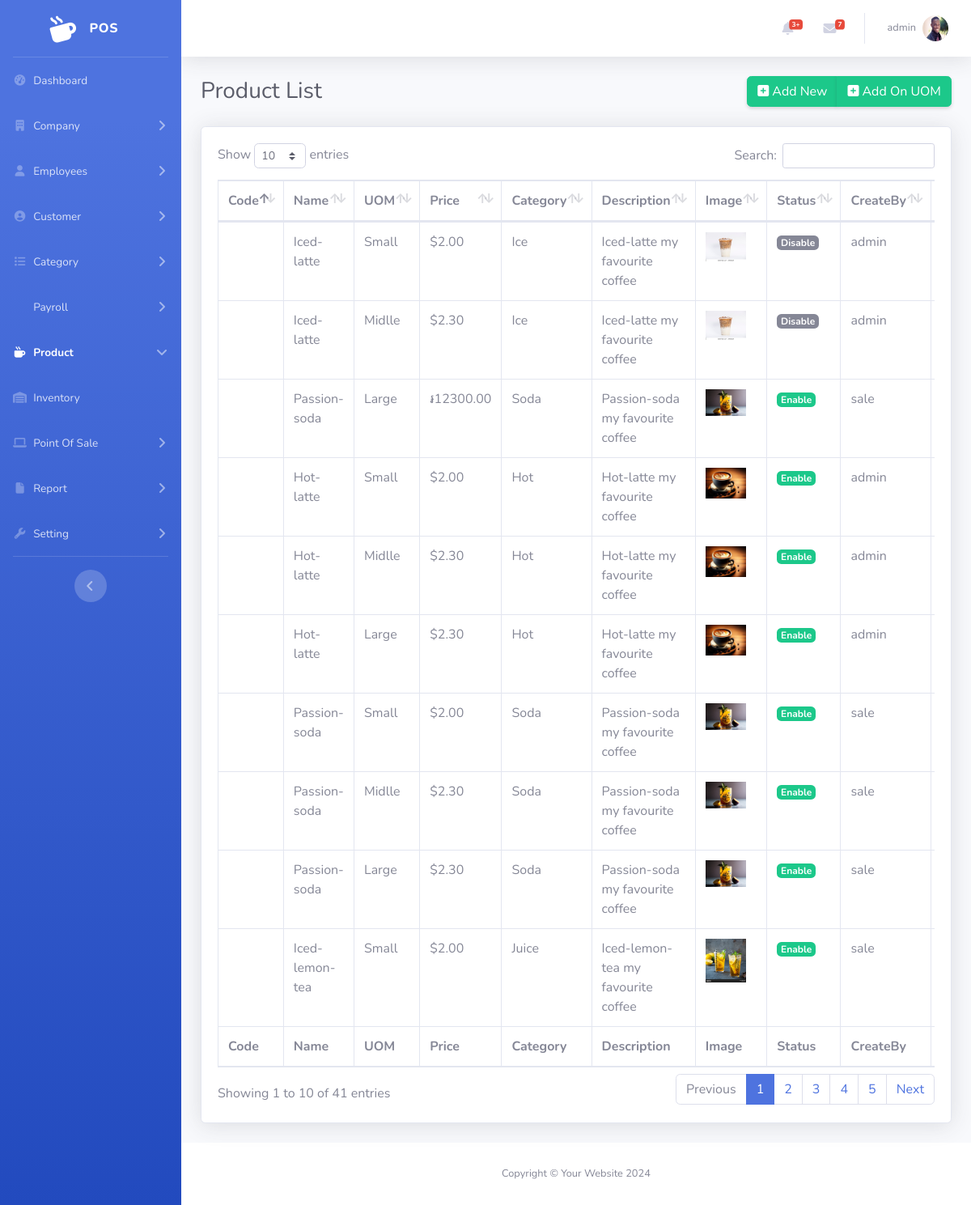
The page /admin/product-list.php (signed in) on the database its author committed.
### tables this page shows
CREATE TABLE `user` (
  `Id` int(11) NOT NULL,
  `OutletId` int(11) DEFAULT NULL,
  `EmployeeId` int(11) DEFAULT NULL,
  `RoleId` int(11) DEFAULT NULL,
  `Username` varchar(120) NOT NULL,
  `Password` varchar(255) NOT NULL,
  `ActivedAt` datetime DEFAULT NULL,
  `Status` tinyint(1) DEFAULT 1,
  `CreateBy` int(11) DEFAULT NULL,
  `CreateAt` timestamp NOT NULL DEFAULT current_timestamp(),
  `UpdateAt` datetime DEFAULT NULL
);

CREATE TABLE `employee` (
  `Id` int(11) NOT NULL,
  `OutletId` int(11) DEFAULT NULL,
  `Firstname` varchar(120) NOT NULL,
  `Lastname` varchar(120) NOT NULL,
  `Gender` tinyint(1) NOT NULL,
  `Dob` datetime DEFAULT NULL,
  `Email` varchar(120) DEFAULT NULL,
  `Tel` varchar(18) NOT NULL,
  `Salary` decimal(6,2) DEFAULT 0.00,
  `Currency` int(11) DEFAULT 1,
  `Position` varchar(120) NOT NULL,
  `Image` varchar(255) DEFAULT NULL,
  `Status` tinyint(1) DEFAULT 1,
  `JoinAT` datetime DEFAULT NULL,
  `ResignAt` datetime DEFAULT NULL,
  `ReasonResign` text DEFAULT NULL,
  `CreateBy` int(11) DEFAULT NULL,
  `CreateAt` timestamp NOT NULL DEFAULT current_timestamp(),
  `UpdateAt` datetime DEFAULT NULL
);

CREATE TABLE `productsku` (
  `Id` int(11) NOT NULL,
  `ProductId` int(11) DEFAULT NULL,
  `UomId` int(11) DEFAULT NULL,
  `Price` decimal(11,2) NOT NULL,
  `Currency` int(11) DEFAULT 1,
  `UpdateAt` datetime DEFAULT NULL,
  `del` tinyint(4) DEFAULT 1
);

CREATE TABLE `product` (
  `Id` int(11) NOT NULL,
  `ProCode` varchar(10) DEFAULT NULL,
  `CategoryId` int(11) DEFAULT NULL,
  `SkuId` int(11) NOT NULL,
  `Name` varchar(120) NOT NULL,
  `Description` text DEFAULT NULL,
  `Image` varchar(255) DEFAULT NULL,
  `Status` tinyint(1) DEFAULT 1,
  `CreateBy` int(11) DEFAULT NULL,
  `CreateAt` timestamp NOT NULL DEFAULT current_timestamp(),
  `UpdateAt` datetime DEFAULT NULL,
  `del` tinyint(4) DEFAULT 1
);

CREATE TABLE `uom` (
  `Id` int(11) NOT NULL,
  `Code` varchar(120) NOT NULL,
  `Name` varchar(120) DEFAULT NULL,
  `Remark` varchar(255) DEFAULT NULL,
  `Status` tinyint(1) DEFAULT 1,
  `CreateAt` timestamp NOT NULL DEFAULT current_timestamp(),
  `UpdateAt` datetime DEFAULT NULL
);

CREATE TABLE `currency` (
  `Id` int(11) NOT NULL,
  `Code` varchar(11) NOT NULL,
  `Name` varchar(11) NOT NULL,
  `Symbol` varchar(11) DEFAULT NULL,
  `Remark` varchar(100) DEFAULT NULL,
  `CreateBy` varchar(100) DEFAULT NULL,
  `CreateAt` timestamp NOT NULL DEFAULT current_timestamp(),
  `UpdateAt` datetime DEFAULT NULL
);

CREATE TABLE `category` (
  `Id` int(11) NOT NULL,
  `Name` varchar(120) NOT NULL,
  `Description` text DEFAULT NULL,
  `Image` varchar(255) DEFAULT NULL,
  `Status` tinyint(1) DEFAULT 1,
  `CreateBy` int(11) DEFAULT NULL,
  `CreateAt` timestamp NOT NULL DEFAULT current_timestamp(),
  `UpdateAt` datetime DEFAULT NULL
);

### admin/product-list.php (the view, shortened to what this page needs)
<?php
include('cn.php');
?>
<!DOCTYPE html>
<html lang="en">
<head>
    <link href="vendor/fontawesome-free/css/all.min.css" rel="stylesheet" type="text/css">
    <link rel="stylesheet" href="https://cdnjs.cloudflare.com/ajax/libs/font-awesome/6.5.2/css/all.min.css" />
    <link href="css/sb-admin-2.min.css" rel="stylesheet">
    <link href="vendor/datatables/dataTables.bootstrap4.min.css" rel="stylesheet">
</head>
<body id="page-top">
    <div id="wrapper">
        <?php include './include/sidebar.php' ?>
        <div id="content-wrapper" class="d-flex flex-column">
            <div id="content">
                <?php include './include/topbar.php' ?>
                <div class="container-fluid">
                    <div class="d-sm-flex align-items-center justify-content-between mb-4">
                        <h1 class="h3 mb-0 text-gray-800">Product List</h1>
                        <div class="btn-group" role="group" aria-label="Basic outlined example">
                            <a href="product.php" class="d-none d-sm-inline btn btn-success shadow-sm"><i class="fa fa-plus-square" aria-hidden="true"></i> Add New</a>
                            <a href="product-addOn-uom.php" class="d-none d-sm-inline btn btn-success shadow-sm"><i class="fa fa-plus-square" aria-hidden="true"></i> Add On UOM</a>
                        </div>
                    </div>
                    <div class="card shadow mb-4">
                        <div class="card-body">
                            <div class="table-responsive">
                                <table class="table table-bordered" id="dataTable" width="100%" cellspacing="0">
                                    <thead>
                                        <tr>
                                            <th>Code</th>
                                            <th>Name</th>
                                            <th>UOM</th>
                                            <th>Price</th>
                                            <th>Category</th>
                                            <th>Description</th>
                                            <th>Image</th>
                                            <th>Status</th>
                                            <th>CreateBy</th>
                                            <th>Action</th>
                                        </tr>
                                    </thead>
                                    <tfoot>
                                        <tr>
                                            <th>Code</th>
                                            <th>Name</th>
                                            <th>UOM</th>
                                            <th>Price</th>
                                            <th>Category</th>
                                            <th>Description</th>
                                            <th>Image</th>
                                            <th>Status</th>
                                            <th>CreateBy</th>
                                            <th>Action</th>
                                        </tr>
                                    </tfoot>
                                    <tbody>
                                        <?php
                                        $sqlPro = "SELECT * FROM `productsku`";
                                        $item = $conn->query($sqlPro);
                                        ?>
                                        <?php foreach ($item as $rowPro) :
                                            $product = $conn->query("SELECT * FROM `product` WHERE Id=" . $rowPro['ProductId'])->fetch_assoc();
                                            $Uom = $conn->query("SELECT * FROM `uom` WHERE Id=" . $rowPro['UomId'])->fetch_assoc();
                                            $Cate = $conn->query("SELECT * FROM `category` WHERE Id=" . $product['CategoryId'])->fetch_assoc();
                                            $CreateBy = $conn->query("SELECT * FROM `user` WHERE Id=" . $product['CreateBy'])->fetch_assoc();
                                            $Currency = $conn->query("SELECT * FROM `currency` WHERE Id=" . $rowPro['Currency'])->fetch_assoc();
                                        ?>
                                            <tr>
                                                <td><?= $product['ProCode'] ?></td>
                                                <td><?= $product['Name'] ?></td>
                                                <td><?= $Uom['Name'] ?></td>
                                                <td><?= $Currency['Symbol'] ?><?= $rowPro['Price'] ?></td>
                                                <td><?= $Cate['Name'] ?></td>
                                                <td><?= $product['Description'] ?></td>
                                                <td><img src="ImageProduct/<?= $product['Image'] ?>" alt="" width="50px"></td>
                                                <td>
                                                    <?php
                                                    if ($product['Status'] == 1) {
                                                        echo '<p><a href="statusPro.php?Id=' . $product['Id'] . '&Status=0" class="badge badge-lg badge-success text-white">Enable</a></p>';
                                                    } else {
                                                        echo '<p><a href="statusPro.php?Id=' . $product['Id'] . '&Status=1" class="badge badge-secondary badge-lg text-white">Disable</a></p>';
                                                    }
                                                    ?>
                                                </td>
                                                <td><?= $CreateBy['Username'] ?></td>
                                                <td>
                                                </td>
                                            </tr>
                                        <?php endforeach ?>
                                    </tbody>
                                </table>
                            </div>
                        </div>
                    </div>
                </div>
            </div>
            <?php include './include/footer.php' ?>
        </div>
    </div>
</body>
</html>

### admin/include/sidebar.php (shortened to what this page needs)
<?php
$current_page = basename($_SERVER['PHP_SELF']);
?>
<ul class="navbar-nav bg-gradient-primary sidebar sidebar-dark accordion " id="accordionSidebar" >
    <a class="sidebar-brand d-flex align-items-center justify-content-center" href="index.php">
        <div class="sidebar-brand-icon rotate-n-15">
            <i class="fas fa-mug-hot"></i>
        </div>
        <div class="sidebar-brand-text mx-3">POS</div>
    </a>
    <hr class="sidebar-divider my-0">
    <li class="nav-item <?php echo ($current_page == 'index.php') ? 'active' : ''; ?>">
        <a class="nav-link" href="index.php">
            <i class="fas fa-fw fa-tachometer-alt"></i>
            <span>Dashboard</span>
        </a>
    </li>
    <li class="nav-item <?php echo ($current_page == 'com-add.php' || $current_page == 'com-list.php') ? 'active' : ''; ?>">
        <a class="nav-link collapsed" href="#" data-toggle="collapse" data-target="#collapseCom" aria-expanded="true" aria-controls="collapseCom">
            <i class="fas fa-fw fa-building"></i>
            <span>Company</span>
        </a>
    </li>
    <li class="nav-item <?php echo ($current_page == 'emp-add.php' || $current_page == 'emp-list.php') ? 'active' : ''; ?>">
        <a class="nav-link collapsed" href="#" data-toggle="collapse" data-target="#collapseEmp" aria-expanded="true" aria-controls="collapseEmp">
            <i class="fas fa-fw fa-user"></i>
            <span>Employees</span>
        </a>
    </li>
    <li class="nav-item <?php echo ($current_page == 'cus-add.php' || $current_page == 'cus-list.php') ? 'active' : ''; ?>">
        <a class="nav-link collapsed" href="#" data-toggle="collapse" data-target="#collapseCus" aria-expanded="true" aria-controls="collapseCus">
            <i class="fas fa-fw fa-user-circle"></i>
            <span>Customer</span>
        </a>
    </li>
    <li class="nav-item <?php echo ($current_page == 'cate-add.php' || $current_page == 'cate-list.php') ? 'active' : ''; ?>">
        <a class="nav-link collapsed" href="#" data-toggle="collapse" data-target="#collapseCat" aria-expanded="true" aria-controls="collapsePro">
            <i class="fas fa-fw fa-list"></i>
            <span>Category</span>
        </a>
    </li>
    <li class="nav-item <?php echo ($current_page == 'cate-add.php' || $current_page == 'cate-list.php') ? 'active' : ''; ?>">
        <a class="nav-link collapsed" href="#" data-toggle="collapse" data-target="#collapsePayroll" aria-expanded="true" aria-controls="collapsePayroll">
            <span>Payroll</span>
        </a>
    </li>
    <li class="nav-item <?php echo ( $current_page == 'product.php' || $current_page == 'product-list.php' || $current_page == 'uom.php') ? 'active' : ''; ?>">
    <a class="nav-link" href="#" data-toggle="collapse" data-target="#collapsePro" aria-expanded="false" aria-controls="collapsePro">
        <i class="fas fa-fw fa-mug-hot"></i>
        <span>Product</span>
    </a>
</li>
    <li class="nav-item <?php echo ($current_page == 'inventory.php') ? 'active' : ''; ?>">
        <a class="nav-link collapsed" href="inventory.php">
            <i class="fas fa-fw fa-warehouse"></i>
            <span>Inventory</span>
        </a>
    </li>
    <li class="nav-item <?php echo ($current_page == 'user-list.php') ? 'active' : ''; ?>">
        <a class="nav-link collapsed" href="#" data-toggle="collapse" data-target="#collapsePOS" aria-expanded="true" aria-controls="collapseUtilities">
            <i class="fa fa-laptop" aria-hidden="true"></i>
            <span>Point Of Sale</span>
        </a>
    </li>
    <li class="nav-item <?php echo ($current_page == 'user-list.php') ? 'active' : ''; ?>">
        <a class="nav-link collapsed" href="#" data-toggle="collapse" data-target="#collapseSet1" aria-expanded="true" aria-controls="collapseUtilities">
            <i class="fas fa-fw fa-file"></i>
            <span>Report</span>
        </a>
    </li>
    <li class="nav-item <?php echo ($current_page == 'user-list.php') ? 'active' : ''; ?>">
        <a class="nav-link collapsed" href="#" data-toggle="collapse" data-target="#collapseSet" aria-expanded="true" aria-controls="collapseUtilities">
            <i class="fas fa-fw fa-wrench"></i>
            <span>Setting</span>
        </a>
    </li>
    <hr class="sidebar-divider">
    <div class="text-center d-none d-md-inline">
        <button class="rounded-circle border-0" id="sidebarToggle"></button>
    </div>
</ul>

### admin/include/topbar.php (shortened to what this page needs)
<?php
include('../admin/cn.php');
?>
<nav class="navbar navbar-expand navbar-light bg-white topbar mb-4 static-top shadow">
    <ul class="navbar-nav ml-auto">
        <li class="nav-item dropdown no-arrow mx-1">
            <a class="nav-link dropdown-toggle" href="#" id="alertsDropdown" role="button" data-toggle="dropdown" aria-haspopup="true" aria-expanded="false">
                <i class="fas fa-bell fa-fw"></i>
                <span class="badge badge-danger badge-counter">3+</span>
            </a>
        </li>
        <li class="nav-item dropdown no-arrow mx-1">
            <a class="nav-link dropdown-toggle" href="#" id="messagesDropdown" role="button" data-toggle="dropdown" aria-haspopup="true" aria-expanded="false">
                <i class="fas fa-envelope fa-fw"></i>
                <span class="badge badge-danger badge-counter">7</span>
            </a>
        </li>
        <?php
        $id = $_SESSION['session'];
        $sql = "SELECT * FROM `user` WHERE `Id` = '$id'";
        $rs = $conn->query($sql);
        $row = mysqli_fetch_assoc($rs);
        $Profile = $conn->query("SELECT * FROM `Employee` WHERE Id=" . $row['EmployeeId'])->fetch_assoc();
        ?>
        <li class="nav-item dropdown no-arrow">
            <a class="nav-link dropdown-toggle" href="#" id="userDropdown" role="button" data-toggle="dropdown" aria-haspopup="true" aria-expanded="false">
                <span class="mr-2 d-none d-lg-inline text-gray-600 small"><?php echo $row['Username'] ?></span>
                <img class="img-profile rounded-circle" src="../admin/ImageEmp/<?php echo $Profile['Image'] ?>" id="imgInp">
            </a>
        </li>
    </ul>
</nav>

### admin/include/footer.php (shortened to what this page needs)
<footer class="sticky-footer bg-white">
    <div class="container my-auto">
        <div class="copyright text-center my-auto">
            <span>Copyright &copy; Your Website 2024</span>
        </div>
    </div>
</footer>

### rows shown on the page
user: Username "admin"
employee: Image (picture)
productsku: ProductId.Name "Iced-latte", UomId.Name "Small", currency.Symbol "$", Price "2.00", category.Name "Ice", ProductId.Description "Iced-latte my favourite coffee", ProductId.Image (picture), user.Username "admin"
productsku: ProductId.Name "Iced-latte", UomId.Name "Midlle", currency.Symbol "$", Price "2.30", category.Name "Ice", ProductId.Description "Iced-latte my favourite coffee", ProductId.Image (picture), user.Username "admin"
productsku: ProductId.Name "Passion-soda", UomId.Name "Large", currency.Symbol "៛", Price "12300.00", category.Name "Soda", ProductId.Description "Passion-soda my favourite coffee", ProductId.Image (picture), user.Username "sale"
productsku: ProductId.Name "Hot-latte", UomId.Name "Small", currency.Symbol "$", Price "2.00", category.Name "Hot", ProductId.Description "Hot-latte my favourite coffee", ProductId.Image (picture), user.Username "admin"
productsku: ProductId.Name "Hot-latte", UomId.Name "Midlle", currency.Symbol "$", Price "2.30", category.Name "Hot", ProductId.Description "Hot-latte my favourite coffee", ProductId.Image (picture), user.Username "admin"
productsku: ProductId.Name "Hot-latte", UomId.Name "Large", currency.Symbol "$", Price "2.30", category.Name "Hot", ProductId.Description "Hot-latte my favourite coffee", ProductId.Image (picture), user.Username "admin"
productsku: ProductId.Name "Passion-soda", UomId.Name "Small", currency.Symbol "$", Price "2.00", category.Name "Soda", ProductId.Description "Passion-soda my favourite coffee", ProductId.Image (picture), user.Username "sale"
productsku: ProductId.Name "Passion-soda", UomId.Name "Midlle", currency.Symbol "$", Price "2.30", category.Name "Soda", ProductId.Description "Passion-soda my favourite coffee", ProductId.Image (picture), user.Username "sale"
productsku: ProductId.Name "Passion-soda", UomId.Name "Large", currency.Symbol "$", Price "2.30", category.Name "Soda", ProductId.Description "Passion-soda my favourite coffee", ProductId.Image (picture), user.Username "sale"
productsku: ProductId.Name "Iced-lemon-tea", UomId.Name "Small", currency.Symbol "$", Price "2.00", category.Name "Juice", ProductId.Description "Iced-lemon-tea my favourite coffee", ProductId.Image (picture), user.Username "sale"
